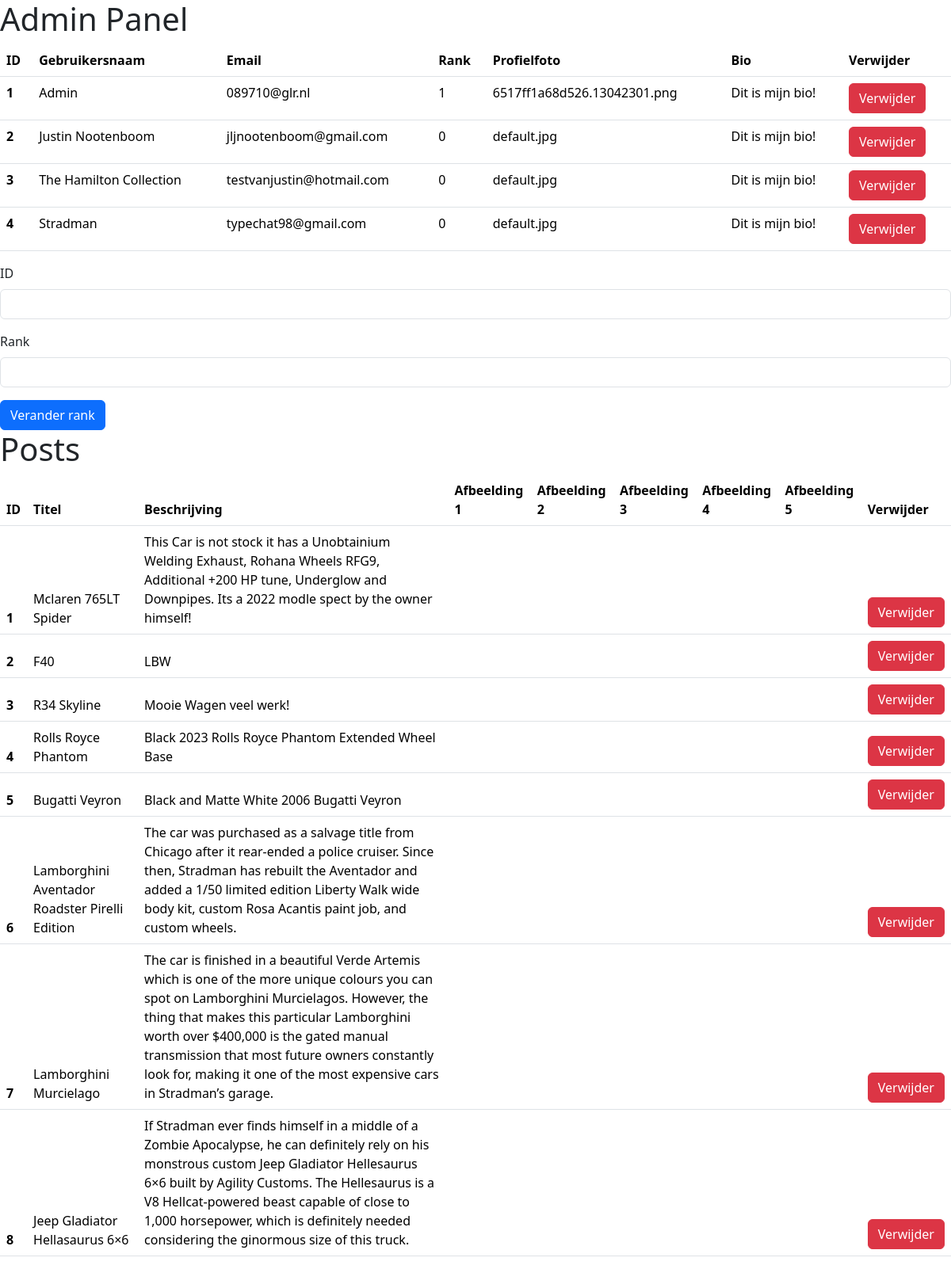
/acount/Admin.php (signed in), run on the app's committed database.
### tables this page shows
CREATE TABLE "Posts" (
	"ID"	INTEGER NOT NULL UNIQUE,
	"afbeelding1"	TEXT NOT NULL,
	"afbeelding2"	TEXT,
	"afbeelding3"	TEXT,
	"afbeelding4"	TEXT,
	"afbeelding5"	TEXT,
	"title"	TEXT NOT NULL,
	"info"	TEXT NOT NULL,
	"userID"	INTEGER NOT NULL,
	"merk"	TEXT NOT NULL,
	"model"	TEXT NOT NULL,
	"bouwjaar"	TEXT NOT NULL,
	"kmstand"	TEXT NOT NULL,
	"kleur"	TEXT NOT NULL,
	"vermogen"	TEXT NOT NULL,
	"category"	TEXT NOT NULL,
	"besteld"	INTEGER,
	PRIMARY KEY("ID")
);

### acount/Admin.php (the view, shortened to what this page needs)
<?php
$db = new SQLite3('../database/database.db');
?>
<!doctype html>
<html lang="en">
<head>
    <link href="https://cdn.jsdelivr.net/npm/bootstrap@5.3.2/dist/css/bootstrap.min.css" rel="stylesheet">
</head>
<body>
<h1>Admin Panel</h1>
<table class="table">
    <thead>
    <tr>
        <th scope="col">ID</th>
        <th scope="col">Gebruikersnaam</th>
        <th scope="col">Email</th>
        <th scope="col">Rank</th>
        <th scope="col">Profielfoto</th>
        <th scope="col">Bio</th>
        <th scope="col">Verwijder</th>
    </tr>
    </thead>
    <tbody>
    <?php
    $result = $db->query("SELECT * FROM Login");
    while ($row = $result->fetchArray()) {
        echo "<tr>";
        echo "<th scope='row'>" . $row['ID'] . "</th>";
        echo "<td>" . $row['username'] . "</td>";
        echo "<td>" . $row['email'] . "</td>";
        echo "<td>" . $row['rank'] . "</td>";
        echo "<td>" . $row['profielfoto'] . "</td>";
        echo "<td>" . $row['bio'] . "</td>";
        echo "<td><a href='deleteuser.php?id=" . $row['ID'] . "'><button class='btn btn-danger'>Verwijder</button></a></td>";
        echo "</tr>";
    }
    ?>
    </tbody>
</table>
<form method="post">
    <div class="mb-3">
        <label for="id" class="form-label">ID</label>
        <input type="text" class="form-control" id="id" name="id">
    </div>
    <div class="mb-3">
        <label for="rank" class="form-label">Rank</label>
        <input type="text" class="form-control" id="rank" name="rank">
    </div>
    <button type="submit" name="submitrank" class="btn btn-primary">Verander rank</button>
</form>
<h1>Posts</h1>
<?php
$result = $db->query("SELECT * FROM Posts");
echo "<table class='table'>";
echo "<thead>";
echo "<tr>";
echo "<th scope='col'>ID</th>";
echo "<th scope='col'>Titel</th>";
echo "<th scope='col'>Beschrijving</th>";
echo "<th scope='col'>Afbeelding 1</th>";
echo "<th scope='col'>Afbeelding 2</th>";
echo "<th scope='col'>Afbeelding 3</th>";
echo "<th scope='col'>Afbeelding 4</th>";
echo "<th scope='col'>Afbeelding 5</th>";
echo "<th scope='col'>Verwijder</th>";
echo "</tr>";
while ($row = $result->fetchArray()) {
    echo "<tr>";
    echo "<th scope='row'>" . $row['ID'] . "</th>";
    echo "<td>" . $row['title'] . "</td>";
    echo "<td>" . $row['info'] . "</td>";
    echo "<td> <img src='../afbeeldingen/" . $row['afbeelding1'] . "' alt='' style='max-width: 40px;'></td>";
    echo "<td> <img src='../afbeeldingen/" . $row['afbeelding2'] . "' alt='' style='max-width: 40px;'></td>";
    echo "<td><img src='../afbeeldingen/" . $row['afbeelding3'] . "' alt='' style='max-width: 40px;'></td>";
    echo "<td><img src='../afbeeldingen/" . $row['afbeelding4'] . "' alt='' style='max-width: 40px;'></td>";
    echo "<td><img src='../afbeeldingen/" . $row['afbeelding5'] . "' alt='' style='max-width: 40px;'></td>";
    echo "<td><a href='deletepost.php?id=" . $row['ID'] . "'><button class='btn btn-danger'>Verwijder</button></a></td>";
    echo "</tr>";
}
echo "</thead>";
?>
</body>
</html>

### data on the page
posts: ID "1", title "Mclaren 765LT Spider", info "This Car is not stock it has a Unobtainium Welding Exhaust, Rohana Wheels RFG9, Additional +200 HP tune, Underglow and Downpipes. Its a 2022 modle spect by the owner himself!"
posts: ID "2", title "F40", info "LBW"
posts: ID "3", title "R34 Skyline", info "Mooie Wagen veel werk!"
posts: ID "4", title "Rolls Royce Phantom", info "Black 2023 Rolls Royce Phantom Extended Wheel Base"
posts: ID "5", title "Bugatti Veyron", info "Black and Matte White 2006 Bugatti Veyron"
posts: ID "6", title "Lamborghini Aventador Roadster Pirelli Edition", info "The car was purchased as a salvage title from Chicago after it rear-ended a police cruiser. Since then, Stradman has rebuilt the Aventador and added a 1/50 limited edition Liberty Walk wide body kit, custom Rosa Acantis paint job, and custom wheels."
posts: ID "7", title "Lamborghini Murcielago", info "The car is finished in a beautiful Verde Artemis which is one of the more unique colours you can spot on Lamborghini Murcielagos. However, the thing that makes this particular Lamborghini worth over $400,000 is the gated manual transmission that most future owners constantly look for, making it one of the most expensive cars in Stradman’s garage."
posts: ID "8", title "Jeep Gladiator Hellasaurus 6×6", info "If Stradman ever finds himself in a middle of a Zombie Apocalypse, he can definitely rely on his monstrous custom Jeep Gladiator Hellesaurus 6×6 built by Agility Customs. The Hellesaurus is a V8 Hellcat-powered beast capable of close to 1,000 horsepower, which is definitely needed considering the ginormous size of this truck."

### other printed values
$row['ID'] "1"
$row['username'] "Admin"
$row['email'] "089710@glr.nl"
$row['rank'] "1"
$row['profielfoto'] "6517ff1a68d526.13042301.png"
$row['bio'] "Dit is mijn bio!"
$row['ID'] "2"
$row['username'] "Justin Nootenboom"
$row['email'] "jljnootenboom@gmail.com"
$row['rank'] "0"
$row['profielfoto'] "default.jpg"
$row['ID'] "3"
$row['username'] "The Hamilton Collection"
$row['email'] "testvanjustin@hotmail.com"
$row['ID'] "4"
